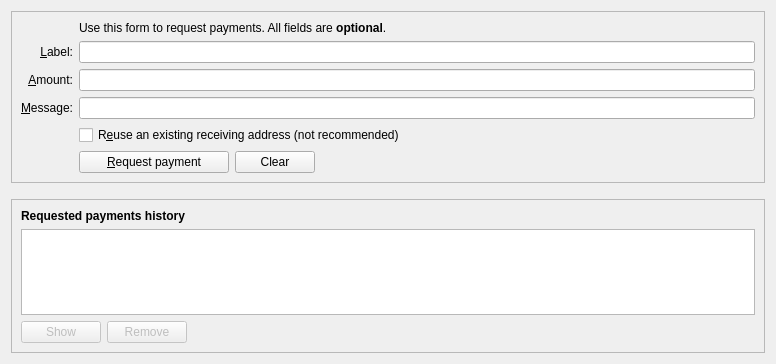
<?xml version="1.0" encoding="UTF-8"?>
<ui version="4.0">
 <class>ReceiveCoinsDialog</class>
 <widget class="QWidget" name="ReceiveCoinsDialog">
  <property name="geometry">
   <rect>
    <x>0</x>
    <y>0</y>
    <width>776</width>
    <height>364</height>
   </rect>
  </property>
  <layout class="QVBoxLayout" name="verticalLayout" stretch="0,0,1">
   <item>
    <widget class="QFrame" name="frame2">
     <property name="sizePolicy">
      <sizepolicy hsizetype="Preferred" vsizetype="Expanding">
       <horstretch>0</horstretch>
       <verstretch>0</verstretch>
      </sizepolicy>
     </property>
     <property name="frameShape">
      <enum>QFrame::StyledPanel</enum>
     </property>
     <property name="frameShadow">
      <enum>QFrame::Sunken</enum>
     </property>
     <layout class="QVBoxLayout" name="verticalLayout_3">
      <item>
       <layout class="QGridLayout" name="gridLayout">
        <item row="7" column="2">
         <widget class="QCheckBox" name="reuseAddress">
          <property name="toolTip">
           <string>Reuse one of the previously used receiving addresses.&lt;br&gt;Reusing addresses has security and privacy issues.&lt;br&gt;Do not use this unless re-generating a payment request made before.</string>
          </property>
          <property name="text">
           <string>R&amp;euse an existing receiving address (not recommended)</string>
          </property>
         </widget>
        </item>
        <item row="7" column="0">
         <widget class="QLabel" name="label_4">
          <property name="text">
           <string/>
          </property>
         </widget>
        </item>
        <item row="6" column="0">
         <widget class="QLabel" name="label_3">
          <property name="toolTip">
           <string>An optional message to attach to the payment request, which will be displayed when the request is opened. Note: The message will not be sent with the payment over the IanCoin network.</string>
          </property>
          <property name="text">
           <string>&amp;Message:</string>
          </property>
          <property name="alignment">
           <set>Qt::AlignRight|Qt::AlignTrailing|Qt::AlignVCenter</set>
          </property>
          <property name="buddy">
           <cstring>reqMessage</cstring>
          </property>
         </widget>
        </item>
        <item row="4" column="2">
         <widget class="QLineEdit" name="reqLabel">
          <property name="toolTip">
           <string>An optional label to associate with the new receiving address.</string>
          </property>
         </widget>
        </item>
        <item row="6" column="2">
         <widget class="QLineEdit" name="reqMessage">
          <property name="toolTip">
           <string>An optional message to attach to the payment request, which will be displayed when the request is opened.&lt;br&gt;Note: The message will not be sent with the payment over the IanCoin network.</string>
          </property>
         </widget>
        </item>
        <item row="2" column="2">
         <widget class="QLabel" name="label_5">
          <property name="text">
           <string>Use this form to request payments. All fields are &lt;b&gt;optional&lt;/b&gt;.</string>
          </property>
         </widget>
        </item>
        <item row="4" column="0">
         <widget class="QLabel" name="label_2">
          <property name="toolTip">
           <string>An optional label to associate with the new receiving address.</string>
          </property>
          <property name="text">
           <string>&amp;Label:</string>
          </property>
          <property name="alignment">
           <set>Qt::AlignRight|Qt::AlignTrailing|Qt::AlignVCenter</set>
          </property>
          <property name="buddy">
           <cstring>reqLabel</cstring>
          </property>
         </widget>
        </item>
        <item row="5" column="0">
         <widget class="QLabel" name="label">
          <property name="toolTip">
           <string>An optional amount to request. Leave this empty or zero to not request a specific amount.</string>
          </property>
          <property name="text">
           <string>&amp;Amount:</string>
          </property>
          <property name="alignment">
           <set>Qt::AlignRight|Qt::AlignTrailing|Qt::AlignVCenter</set>
          </property>
          <property name="buddy">
           <cstring>reqAmount</cstring>
          </property>
         </widget>
        </item>
        <item row="5" column="2">
         <widget class="BitcoinAmountField" name="reqAmount">
          <property name="minimumSize">
           <size>
            <width>80</width>
            <height>0</height>
           </size>
          </property>
          <property name="toolTip">
           <string>An optional amount to request. Leave this empty or zero to not request a specific amount.</string>
          </property>
         </widget>
        </item>
        <item row="8" column="2">
         <layout class="QHBoxLayout" name="horizontalLayout">
          <item>
           <widget class="QPushButton" name="receiveButton">
            <property name="minimumSize">
             <size>
              <width>150</width>
              <height>0</height>
             </size>
            </property>
            <property name="text">
             <string>&amp;Request payment</string>
            </property>
            <property name="icon">
             <iconset resource="../iancoin.qrc">
              <normaloff>:/icons/receiving_addresses</normaloff>:/icons/receiving_addresses</iconset>
            </property>
           </widget>
          </item>
          <item>
           <widget class="QPushButton" name="clearButton">
            <property name="sizePolicy">
             <sizepolicy hsizetype="Minimum" vsizetype="Fixed">
              <horstretch>0</horstretch>
              <verstretch>0</verstretch>
             </sizepolicy>
            </property>
            <property name="toolTip">
             <string>Clear all fields of the form.</string>
            </property>
            <property name="text">
             <string>Clear</string>
            </property>
            <property name="icon">
             <iconset resource="../iancoin.qrc">
              <normaloff>:/icons/remove</normaloff>:/icons/remove</iconset>
            </property>
            <property name="autoDefault">
             <bool>false</bool>
            </property>
           </widget>
          </item>
          <item>
           <spacer name="horizontalSpacer">
            <property name="orientation">
             <enum>Qt::Horizontal</enum>
            </property>
            <property name="sizeHint" stdset="0">
             <size>
              <width>40</width>
              <height>20</height>
             </size>
            </property>
           </spacer>
          </item>
         </layout>
        </item>
        <item row="8" column="0">
         <widget class="QLabel" name="label_7">
          <property name="text">
           <string/>
          </property>
         </widget>
        </item>
       </layout>
      </item>
     </layout>
    </widget>
   </item>
   <item>
    <spacer name="verticalSpacer_2">
     <property name="orientation">
      <enum>Qt::Vertical</enum>
     </property>
     <property name="sizeHint" stdset="0">
      <size>
       <width>20</width>
       <height>10</height>
      </size>
     </property>
    </spacer>
   </item>
   <item>
    <widget class="QFrame" name="frame">
     <property name="sizePolicy">
      <sizepolicy hsizetype="Preferred" vsizetype="Expanding">
       <horstretch>0</horstretch>
       <verstretch>0</verstretch>
      </sizepolicy>
     </property>
     <property name="frameShape">
      <enum>QFrame::StyledPanel</enum>
     </property>
     <property name="frameShadow">
      <enum>QFrame::Raised</enum>
     </property>
     <layout class="QVBoxLayout" name="verticalLayout_2">
      <item>
       <widget class="QLabel" name="label_6">
        <property name="font">
         <font>
          <weight>75</weight>
          <bold>true</bold>
         </font>
        </property>
        <property name="text">
         <string>Requested payments history</string>
        </property>
       </widget>
      </item>
      <item>
       <widget class="QTableView" name="recentRequestsView">
        <property name="palette">
         <palette>
          <active>
           <colorrole role="Text">
            <brush brushstyle="SolidPattern">
             <color alpha="255">
              <red>51</red>
              <green>51</green>
              <blue>51</blue>
             </color>
            </brush>
           </colorrole>
          </active>
          <inactive>
           <colorrole role="Text">
            <brush brushstyle="SolidPattern">
             <color alpha="255">
              <red>51</red>
              <green>51</green>
              <blue>51</blue>
             </color>
            </brush>
           </colorrole>
          </inactive>
          <disabled>
           <colorrole role="Text">
            <brush brushstyle="SolidPattern">
             <color alpha="255">
              <red>85</red>
              <green>85</green>
              <blue>85</blue>
             </color>
            </brush>
           </colorrole>
          </disabled>
         </palette>
        </property>
        <property name="contextMenuPolicy">
         <enum>Qt::CustomContextMenu</enum>
        </property>
        <property name="tabKeyNavigation">
         <bool>false</bool>
        </property>
        <property name="sortingEnabled">
         <bool>true</bool>
        </property>
       </widget>
      </item>
      <item>
       <layout class="QHBoxLayout" name="horizontalLayout_2">
        <item>
         <widget class="QPushButton" name="showRequestButton">
          <property name="enabled">
           <bool>false</bool>
          </property>
          <property name="toolTip">
           <string>Show the selected request (does the same as double clicking an entry)</string>
          </property>
          <property name="text">
           <string>Show</string>
          </property>
          <property name="icon">
           <iconset resource="../iancoin.qrc">
            <normaloff>:/icons/edit</normaloff>:/icons/edit</iconset>
          </property>
          <property name="autoDefault">
           <bool>false</bool>
          </property>
         </widget>
        </item>
        <item>
         <widget class="QPushButton" name="removeRequestButton">
          <property name="enabled">
           <bool>false</bool>
          </property>
          <property name="toolTip">
           <string>Remove the selected entries from the list</string>
          </property>
          <property name="text">
           <string>Remove</string>
          </property>
          <property name="icon">
           <iconset resource="../iancoin.qrc">
            <normaloff>:/icons/remove</normaloff>:/icons/remove</iconset>
          </property>
          <property name="autoDefault">
           <bool>false</bool>
          </property>
         </widget>
        </item>
        <item>
         <spacer name="horizontalSpacer_2">
          <property name="orientation">
           <enum>Qt::Horizontal</enum>
          </property>
          <property name="sizeHint" stdset="0">
           <size>
            <width>40</width>
            <height>20</height>
           </size>
          </property>
         </spacer>
        </item>
       </layout>
      </item>
     </layout>
    </widget>
   </item>
  </layout>
 </widget>
 <customwidgets>
  <customwidget>
   <class>BitcoinAmountField</class>
   <extends>QLineEdit</extends>
   <header>bitcoinamountfield.h</header>
   <container>1</container>
  </customwidget>
 </customwidgets>
 <tabstops>
  <tabstop>reqLabel</tabstop>
  <tabstop>reqAmount</tabstop>
  <tabstop>reqMessage</tabstop>
  <tabstop>reuseAddress</tabstop>
  <tabstop>receiveButton</tabstop>
  <tabstop>clearButton</tabstop>
  <tabstop>recentRequestsView</tabstop>
  <tabstop>showRequestButton</tabstop>
  <tabstop>removeRequestButton</tabstop>
 </tabstops>
 <resources>
  <include location="../iancoin.qrc"/>
 </resources>
 <connections/>
</ui>
